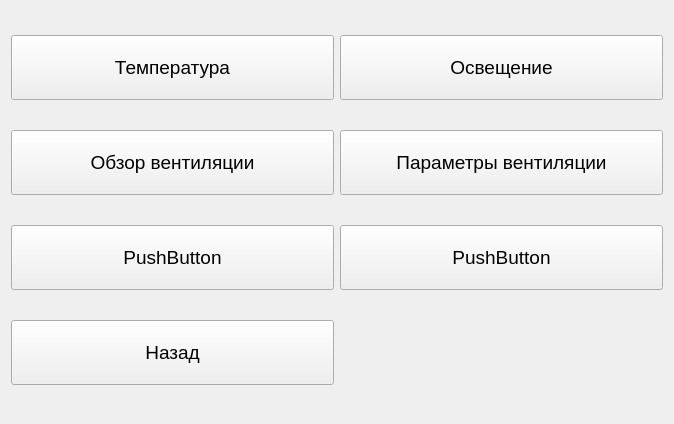
<?xml version="1.0" encoding="UTF-8"?>
<ui version="4.0">
 <class>MainMenuFrame</class>
 <widget class="QWidget" name="MainMenuFrame">
  <property name="geometry">
   <rect>
    <x>0</x>
    <y>0</y>
    <width>674</width>
    <height>424</height>
   </rect>
  </property>
  <property name="font">
   <font>
    <pointsize>14</pointsize>
   </font>
  </property>
  <property name="windowTitle">
   <string>Form</string>
  </property>
  <layout class="QGridLayout" name="gridLayout">
   <item row="2" column="1">
    <widget class="QPushButton" name="pushButton_6">
     <property name="minimumSize">
      <size>
       <width>0</width>
       <height>65</height>
      </size>
     </property>
     <property name="text">
      <string>PushButton</string>
     </property>
    </widget>
   </item>
   <item row="0" column="0">
    <widget class="QPushButton" name="btnTemperature">
     <property name="minimumSize">
      <size>
       <width>0</width>
       <height>65</height>
      </size>
     </property>
     <property name="text">
      <string>Температура</string>
     </property>
    </widget>
   </item>
   <item row="1" column="0">
    <widget class="QPushButton" name="btnVentilationOverview">
     <property name="minimumSize">
      <size>
       <width>0</width>
       <height>65</height>
      </size>
     </property>
     <property name="text">
      <string>Обзор вентиляции</string>
     </property>
    </widget>
   </item>
   <item row="1" column="1">
    <widget class="QPushButton" name="btnVentilationConfig">
     <property name="minimumSize">
      <size>
       <width>0</width>
       <height>65</height>
      </size>
     </property>
     <property name="text">
      <string>Параметры вентиляции</string>
     </property>
    </widget>
   </item>
   <item row="2" column="0">
    <widget class="QPushButton" name="pushButton_5">
     <property name="minimumSize">
      <size>
       <width>0</width>
       <height>65</height>
      </size>
     </property>
     <property name="text">
      <string>PushButton</string>
     </property>
    </widget>
   </item>
   <item row="0" column="1">
    <widget class="QPushButton" name="pushButton_2">
     <property name="minimumSize">
      <size>
       <width>0</width>
       <height>65</height>
      </size>
     </property>
     <property name="text">
      <string>Освещение</string>
     </property>
    </widget>
   </item>
   <item row="3" column="0">
    <widget class="QPushButton" name="btnReturn">
     <property name="minimumSize">
      <size>
       <width>0</width>
       <height>65</height>
      </size>
     </property>
     <property name="text">
      <string>Назад</string>
     </property>
    </widget>
   </item>
  </layout>
 </widget>
 <resources/>
 <connections/>
</ui>
